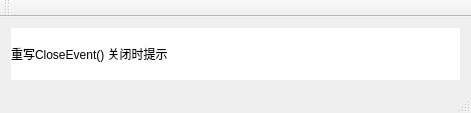
<?xml version="1.0" encoding="UTF-8"?>
<ui version="4.0">
 <class>Test8_4ColseEventClass</class>
 <widget class="QMainWindow" name="Test8_4ColseEventClass">
  <property name="geometry">
   <rect>
    <x>0</x>
    <y>0</y>
    <width>471</width>
    <height>113</height>
   </rect>
  </property>
  <property name="windowTitle">
   <string>Test8_4ColseEvent</string>
  </property>
  <widget class="QWidget" name="centralWidget">
   <layout class="QHBoxLayout" name="horizontalLayout">
    <item>
     <widget class="QLabel" name="label">
      <property name="styleSheet">
       <string notr="true">font: 87 20pt &quot;Arial Black&quot;;
color: rgb(0, 0, 0);
background-color: rgb(255, 255, 255);</string>
      </property>
      <property name="text">
       <string>重写CloseEvent() 关闭时提示</string>
      </property>
     </widget>
    </item>
   </layout>
  </widget>
  <widget class="QMenuBar" name="menuBar">
   <property name="geometry">
    <rect>
     <x>0</x>
     <y>0</y>
     <width>471</width>
     <height>23</height>
    </rect>
   </property>
  </widget>
  <widget class="QToolBar" name="mainToolBar">
   <attribute name="toolBarArea">
    <enum>TopToolBarArea</enum>
   </attribute>
   <attribute name="toolBarBreak">
    <bool>false</bool>
   </attribute>
  </widget>
  <widget class="QStatusBar" name="statusBar"/>
 </widget>
 <layoutdefault spacing="6" margin="11"/>
 <resources>
  <include location="Test8_4ColseEvent.qrc"/>
 </resources>
 <connections/>
</ui>
